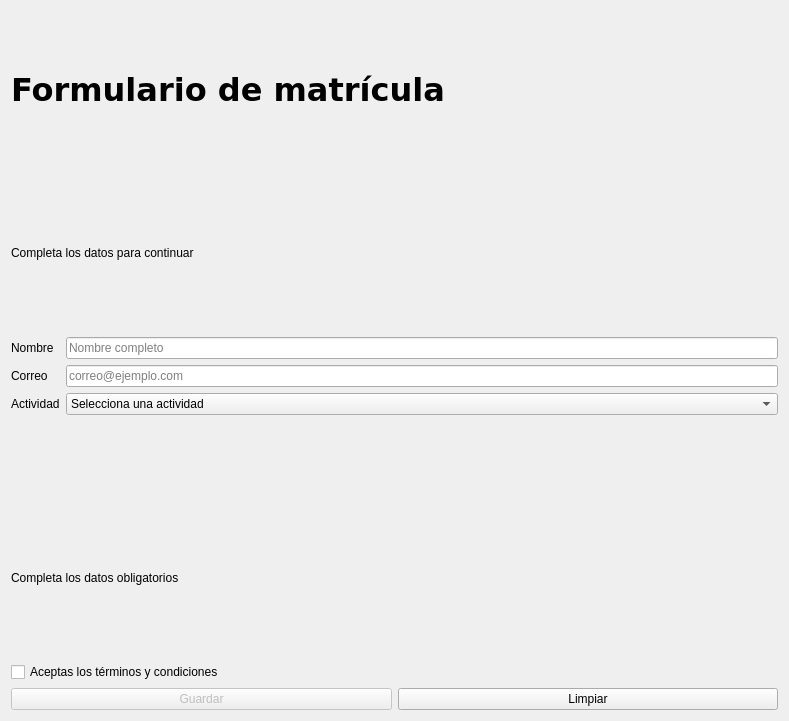
<?xml version="1.0" encoding="UTF-8"?>
<ui version="4.0">
 <class>FormularioMatricula</class>
 <widget class="QWidget" name="FormularioMatricula">
  <property name="geometry">
   <rect>
    <x>0</x>
    <y>0</y>
    <width>789</width>
    <height>721</height>
   </rect>
  </property>
  <property name="windowTitle">
   <string>FormularioMatricula</string>
  </property>
  <layout class="QVBoxLayout" name="verticalLayout">
   <item>
    <widget class="QLabel" name="lblTitulo">
     <property name="font">
      <font>
       <family>Verdana</family>
       <pointsize>24</pointsize>
       <bold>true</bold>
      </font>
     </property>
     <property name="text">
      <string>Formulario de matrícula</string>
     </property>
    </widget>
   </item>
   <item>
    <widget class="QLabel" name="lblSubtitulo">
     <property name="text">
      <string>Completa los datos para continuar</string>
     </property>
    </widget>
   </item>
   <item>
    <layout class="QFormLayout" name="formLayoutDatos">
     <item row="0" column="0">
      <widget class="QLabel" name="lblNombre">
       <property name="text">
        <string>Nombre</string>
       </property>
      </widget>
     </item>
     <item row="0" column="1">
      <widget class="QLineEdit" name="txtNombre">
       <property name="text">
        <string/>
       </property>
       <property name="placeholderText">
        <string>Nombre completo</string>
       </property>
      </widget>
     </item>
     <item row="1" column="0">
      <widget class="QLabel" name="lblCorreo">
       <property name="text">
        <string>Correo</string>
       </property>
      </widget>
     </item>
     <item row="1" column="1">
      <widget class="QLineEdit" name="txtCorreo">
       <property name="text">
        <string/>
       </property>
       <property name="placeholderText">
        <string>correo@ejemplo.com</string>
       </property>
      </widget>
     </item>
     <item row="2" column="1">
      <widget class="QComboBox" name="cmbActividad">
       <item>
        <property name="text">
         <string>Selecciona una actividad</string>
        </property>
       </item>
       <item>
        <property name="text">
         <string>Desarrollo de interfaces</string>
        </property>
       </item>
       <item>
        <property name="text">
         <string>Programación con Python</string>
        </property>
       </item>
       <item>
        <property name="text">
         <string>Bases de datos</string>
        </property>
       </item>
      </widget>
     </item>
     <item row="2" column="0">
      <widget class="QLabel" name="lblActividad">
       <property name="text">
        <string>Actividad</string>
       </property>
      </widget>
     </item>
    </layout>
   </item>
   <item>
    <widget class="QLabel" name="lblEstado">
     <property name="text">
      <string>Completa los datos obligatorios</string>
     </property>
    </widget>
   </item>
   <item>
    <widget class="QCheckBox" name="chkCondiciones">
     <property name="text">
      <string>Aceptas los términos y condiciones</string>
     </property>
    </widget>
   </item>
   <item>
    <layout class="QHBoxLayout" name="layoutBotones">
     <item>
      <widget class="QPushButton" name="btnGuardar">
       <property name="enabled">
        <bool>false</bool>
       </property>
       <property name="toolTip">
        <string>Guarda la matrícula</string>
       </property>
       <property name="text">
        <string>Guardar</string>
       </property>
      </widget>
     </item>
     <item>
      <widget class="QPushButton" name="btnLimpiar">
       <property name="toolTip">
        <string>Borra todos los campos</string>
       </property>
       <property name="text">
        <string>Limpiar</string>
       </property>
      </widget>
     </item>
    </layout>
   </item>
  </layout>
 </widget>
 <resources/>
 <connections/>
</ui>
